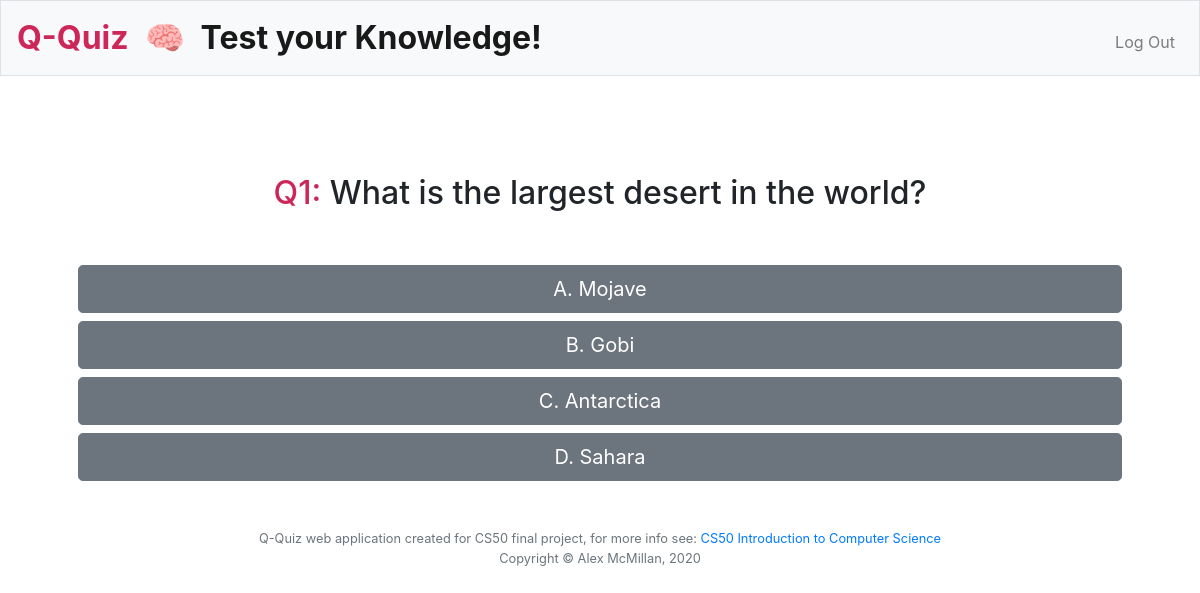
The page /question1 (signed in) on the database its author committed.
### tables this page shows
CREATE TABLE 'answers' ('qid' INTEGER PRIMARY KEY AUTOINCREMENT NOT NULL, 'answer_A' TEXT NOT NULL, 'answer_B' TEXT NOT NULL, 
'answer_C' TEXT NOT NULL, 'answer_D' TEXT NOT NULL);

### application.py (the view, shortened to what this page needs)
@app.route("/question1", methods=["GET", "POST"])
@login_required
def question1():
    user_id = session["user_id"]
    if request.method == "GET":
        answers = db.execute("SELECT answer_A, answer_B, answer_C, answer_D FROM answers WHERE qid = 1")
        for answer in answers:
            A1 = answer["answer_A"]
            B1 = answer["answer_B"]
            C1 = answer["answer_C"]
            D1 = answer["answer_D"]
        answers_q1 = [A1, B1, C1, D1]
        random.shuffle(answers_q1)
        A1 = answers_q1[0]
        B1 = answers_q1[1]
        C1 = answers_q1[2]
        D1 = answers_q1[3]
        db.execute("UPDATE users SET score = 0 WHERE id = :id",
                id=user_id)
        return render_template("/question1.html", A1=A1, B1=B1, C1=C1, D1=D1)

### application.py (called while the page is built)
@app.after_request
def after_request(response):
    response.headers["Cache-Control"] = "no-cache, no-store, must-revalidate"
    response.headers["Expires"] = 0
    response.headers["Pragma"] = "no-cache"
    return response

### helpers.py (called while the page is built)
def login_required(f):
    @wraps(f)
    def decorated_function(*args, **kwargs):
        if session.get("user_id") is None:
            return redirect("/welcome")
        return f(*args, **kwargs)
    return decorated_function

### templates/question1.html (shortened to what this page needs)
{% extends "layout.html" %}
{% block main %}
<div>
    <h2 class="topspace"><span class="pink">Q1: </span>What is the largest desert in the world?</h2>
        <section class="question"></section>
        <form action="/question1" method="post">
            <input type="submit" id="option1" name="answer" value="A. {{ A1 }}" class="btn btn-secondary btn-lg btn-block btn-click"></input>
            <input type="submit" id="option2" name="answer" value="B. {{ B1 }}" class="btn btn-secondary btn-lg btn-block btn-click"></input>
            <input type="submit" id="option3" name="answer" value="C. {{ C1 }}" class="btn btn-secondary btn-lg btn-block btn-click"></input>
            <input type="submit" id="option4" name="answer" value="D. {{ D1 }}" class="btn btn-secondary btn-lg btn-block btn-click"></input>
        </form>
</div>
{% endblock %}

### static/styles.css (style rules this page uses)
.question { padding: 20px; margin: 5px; }
.topspace { margin-top: 50px; }
.pink { color: #cd2658; }

### rows shown on the page
answers: answer "A. Mojave", answer "B. Gobi", answer "C. Antarctica", answer "D. Sahara"
